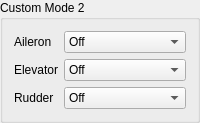
           <widget class="QGroupBox" name="customMode2GroupBox">
            <property name="title">
             <string>Custom Mode 2</string>
            </property>
            <layout class="QFormLayout" name="formLayout_2">
             <item row="0" column="0">
              <widget class="QLabel" name="label_29">
               <property name="text">
                <string>Aileron</string>
               </property>
              </widget>
             </item>
             <item row="0" column="1">
              <widget class="QComboBox" name="cm2AileronComboBox">
               <item>
                <property name="text">
                 <string>Off</string>
                </property>
               </item>
               <item>
                <property name="text">
                 <string>Normal</string>
                </property>
               </item>
               <item>
                <property name="text">
                 <string>Auto Level</string>
                </property>
               </item>
               <item>
                <property name="text">
                 <string>Trainer</string>
                </property>
               </item>
               <item>
                <property name="text">
                 <string>Attitude Lock</string>
                </property>
               </item>
               <item>
                <property name="text">
                 <string>Launch Assist</string>
                </property>
               </item>
              </widget>
             </item>
             <item row="1" column="0">
              <widget class="QLabel" name="label_30">
               <property name="text">
                <string>Elevator</string>
               </property>
              </widget>
             </item>
             <item row="1" column="1">
              <widget class="QComboBox" name="cm2ElevatorComboBox">
               <item>
                <property name="text">
                 <string>Off</string>
                </property>
               </item>
               <item>
                <property name="text">
                 <string>Normal</string>
                </property>
               </item>
               <item>
                <property name="text">
                 <string>Auto Level</string>
                </property>
               </item>
               <item>
                <property name="text">
                 <string>Trainer</string>
                </property>
               </item>
               <item>
                <property name="text">
                 <string>Attitude Lock</string>
                </property>
               </item>
               <item>
                <property name="text">
                 <string>Launch Assist</string>
                </property>
               </item>
              </widget>
             </item>
             <item row="2" column="0">
              <widget class="QLabel" name="label_31">
               <property name="text">
                <string>Rudder</string>
               </property>
              </widget>
             </item>
             <item row="2" column="1">
              <widget class="QComboBox" name="cm2RudderComboBox">
               <item>
                <property name="text">
                 <string>Off</string>
                </property>
               </item>
               <item>
                <property name="text">
                 <string>Normal</string>
                </property>
               </item>
               <item>
                <property name="text">
                 <string>Auto Level</string>
                </property>
               </item>
               <item>
                <property name="text">
                 <string>Trainer</string>
                </property>
               </item>
               <item>
                <property name="text">
                 <string>Attitude Lock</string>
                </property>
               </item>
               <item>
                <property name="text">
                 <string>Launch Assist</string>
                </property>
               </item>
              </widget>
             </item>
            </layout>
           </widget>
